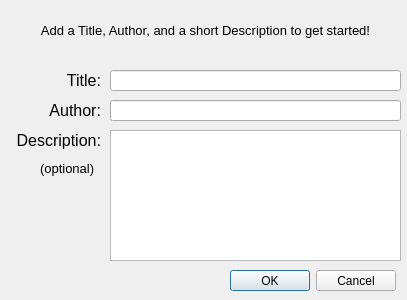
<?xml version="1.0" encoding="UTF-8"?>
<ui version="4.0">
 <class>NewStoryDialog</class>
 <widget class="QDialog" name="NewStoryDialog">
  <property name="geometry">
   <rect>
    <x>0</x>
    <y>0</y>
    <width>407</width>
    <height>300</height>
   </rect>
  </property>
  <property name="windowTitle">
   <string>New Story</string>
  </property>
  <property name="windowIcon">
   <iconset>
    <normaloff>../movie/Untitled-6.png</normaloff>../movie/Untitled-6.png</iconset>
  </property>
  <widget class="QLabel" name="label_Author">
   <property name="geometry">
    <rect>
     <x>10</x>
     <y>100</y>
     <width>91</width>
     <height>21</height>
    </rect>
   </property>
   <property name="font">
    <font>
     <pointsize>12</pointsize>
    </font>
   </property>
   <property name="text">
    <string>Author:</string>
   </property>
   <property name="alignment">
    <set>Qt::AlignRight|Qt::AlignTrailing|Qt::AlignVCenter</set>
   </property>
  </widget>
  <widget class="QLabel" name="label_Title">
   <property name="geometry">
    <rect>
     <x>10</x>
     <y>70</y>
     <width>91</width>
     <height>21</height>
    </rect>
   </property>
   <property name="font">
    <font>
     <pointsize>12</pointsize>
    </font>
   </property>
   <property name="text">
    <string>Title:</string>
   </property>
   <property name="alignment">
    <set>Qt::AlignRight|Qt::AlignTrailing|Qt::AlignVCenter</set>
   </property>
  </widget>
  <widget class="QLineEdit" name="lineEdit_Title">
   <property name="geometry">
    <rect>
     <x>110</x>
     <y>70</y>
     <width>291</width>
     <height>21</height>
    </rect>
   </property>
  </widget>
  <widget class="QLineEdit" name="lineEdit_Author">
   <property name="geometry">
    <rect>
     <x>110</x>
     <y>100</y>
     <width>291</width>
     <height>21</height>
    </rect>
   </property>
  </widget>
  <widget class="QLabel" name="label_Description">
   <property name="geometry">
    <rect>
     <x>10</x>
     <y>130</y>
     <width>91</width>
     <height>21</height>
    </rect>
   </property>
   <property name="font">
    <font>
     <pointsize>12</pointsize>
    </font>
   </property>
   <property name="text">
    <string>Description:</string>
   </property>
   <property name="alignment">
    <set>Qt::AlignRight|Qt::AlignTrailing|Qt::AlignVCenter</set>
   </property>
  </widget>
  <widget class="QPlainTextEdit" name="plainTextEdit_Description">
   <property name="geometry">
    <rect>
     <x>110</x>
     <y>130</y>
     <width>291</width>
     <height>131</height>
    </rect>
   </property>
  </widget>
  <widget class="QLabel" name="label_Summary">
   <property name="geometry">
    <rect>
     <x>10</x>
     <y>10</y>
     <width>391</width>
     <height>41</height>
    </rect>
   </property>
   <property name="font">
    <font>
     <pointsize>10</pointsize>
    </font>
   </property>
   <property name="text">
    <string>Add a Title, Author, and a short Description to get started!</string>
   </property>
   <property name="alignment">
    <set>Qt::AlignCenter</set>
   </property>
   <property name="wordWrap">
    <bool>true</bool>
   </property>
  </widget>
  <widget class="QLabel" name="label_optional">
   <property name="geometry">
    <rect>
     <x>40</x>
     <y>160</y>
     <width>61</width>
     <height>16</height>
    </rect>
   </property>
   <property name="font">
    <font>
     <pointsize>10</pointsize>
    </font>
   </property>
   <property name="text">
    <string>(optional)</string>
   </property>
  </widget>
  <widget class="QDialogButtonBox" name="buttonBox_NewStory">
   <property name="geometry">
    <rect>
     <x>230</x>
     <y>270</y>
     <width>166</width>
     <height>21</height>
    </rect>
   </property>
   <property name="standardButtons">
    <set>QDialogButtonBox::Cancel|QDialogButtonBox::Ok</set>
   </property>
  </widget>
 </widget>
 <resources/>
 <connections/>
</ui>
